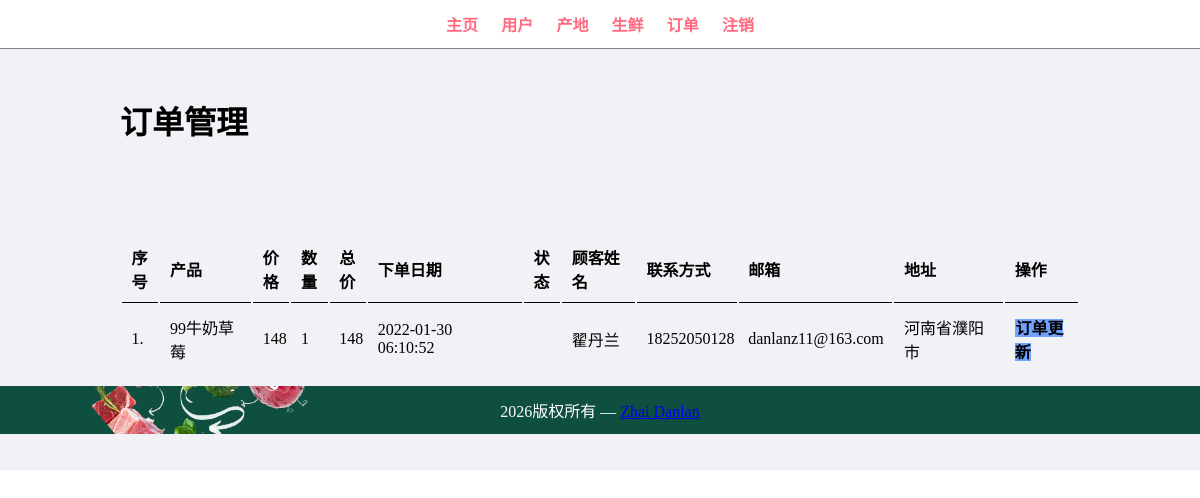
Screenshot of /admin/manage-order.php (signed in) with the database file from the repository.
### tables this page shows
CREATE TABLE IF NOT EXISTS `tbl_order` (
  `id` int(10) unsigned NOT NULL AUTO_INCREMENT,
  `product` varchar(150) NOT NULL,
  `price` decimal(10,0) NOT NULL,
  `qty` int(11) NOT NULL,
  `total` decimal(10,0) NOT NULL,
  `order_date` datetime NOT NULL,
  `status` varchar(50) NOT NULL,
  `customer_name` varchar(150) NOT NULL,
  `customer_contact` varchar(20) NOT NULL,
  `customer_email` varchar(150) NOT NULL,
  `customer_address` varchar(255) NOT NULL,
  PRIMARY KEY (`id`)
);

### admin/manage-order.php (the view, shortened to what this page needs)
<?php include('partials/menu.php');?>
<div class="main-content">
    <div class="wrapper">
       <h1>订单管理</h1>
             <br /><br /><br />
             <br><br>
             <table class="tbl-full">
                 <tr>
                     <th>序号</th>
                     <th>产品</th>
                     <th>价格</th>
                     <th>数量</th>
                     <th>总价</th>
                     <th>下单日期</th>
                     <th>状态</th>
                     <th>顾客姓名</th>
                     <th>联系方式</th>
                     <th>邮箱</th>
                     <th>地址</th>
                     <th>操作</th>
                 </tr>
                 <?php
                    $sql = "SELECT * FROM tbl_order ORDER BY id DESC";
                    $res = mysqli_query($conn,$sql);
                    $count = mysqli_num_rows($res);
                    $sn = 1;
                    if($count>0)
                    {
                        while($row=mysqli_fetch_assoc($res))
                        {
                            $id = $row['id'];
                            $product = $row['product'];
                            $price = $row['price'];
                            $qty = $row['qty'];
                            $total = $row['total'];
                            $order_date = $row['order_date'];
                            $customer_name = $row['customer_name'];
                            $customer_contact = $row['customer_contact'];
                            $customer_email = $row['customer_email'];
                            $customer_address = $row['customer_address'];
                            ?>
                                <tr>
                                    <td><?php echo $sn++; ?>. </td>
                                    <td><?php echo $product; ?></td>
                                    <td><?php echo $price; ?></td>
                                    <td><?php echo $qty; ?></td>
                                    <td><?php echo $total; ?></td>
                                    <td><?php echo $order_date; ?></td>
                                    <td>
                                    </td>
                                    <td><?php echo $customer_name; ?></td>
                                    <td><?php echo $customer_contact; ?></td>
                                    <td><?php echo $customer_email; ?></td>
                                    <td><?php echo $customer_address; ?></td>
                                    <td>
                                        <a href="<?php echo SITEURL; ?>admin/update-order.php?id=<?php echo $id; ?>" class="btn-secondary">订单更新</a>
                                    </td>
                                </tr>
                            <?php
                        }
                    }
                    else
                    {
                        echo "<tr><td colspan='12' class='error'>订单未添加</td></tr>";
                    }
                 ?>
             </table>
</div>
<?php include('partials/footer.php');?>

### css/admin.css (style rules this page uses)
* { margin:0; padding: 0; font-family: 'KaiTi_GB2312','Microsoft Yahei'; }
.wrapper { padding: 1%; width: 80%; margin: 0 auto; }
.tbl-full { width: 100%; }
table tr th { border-bottom: 1px solid black; padding: 1%; text-align: left; }
table tr td { padding: 1%; }
.btn-secondary { background-color: #70a1ff; padding: 1%; color: black; text-decoration: none; font-weight: bold; }
.main-content { background-color: #f1f2f6; padding: 3% 0; }

### rows the page displays
tbl_order: product "99牛奶草莓", price "148", qty "1", total "148", order_date "2022-01-30 06:10:52", customer_name "翟丹兰", customer_contact "18252050128", customer_email "danlanz11@163.com", customer_address "河南省濮阳市"
